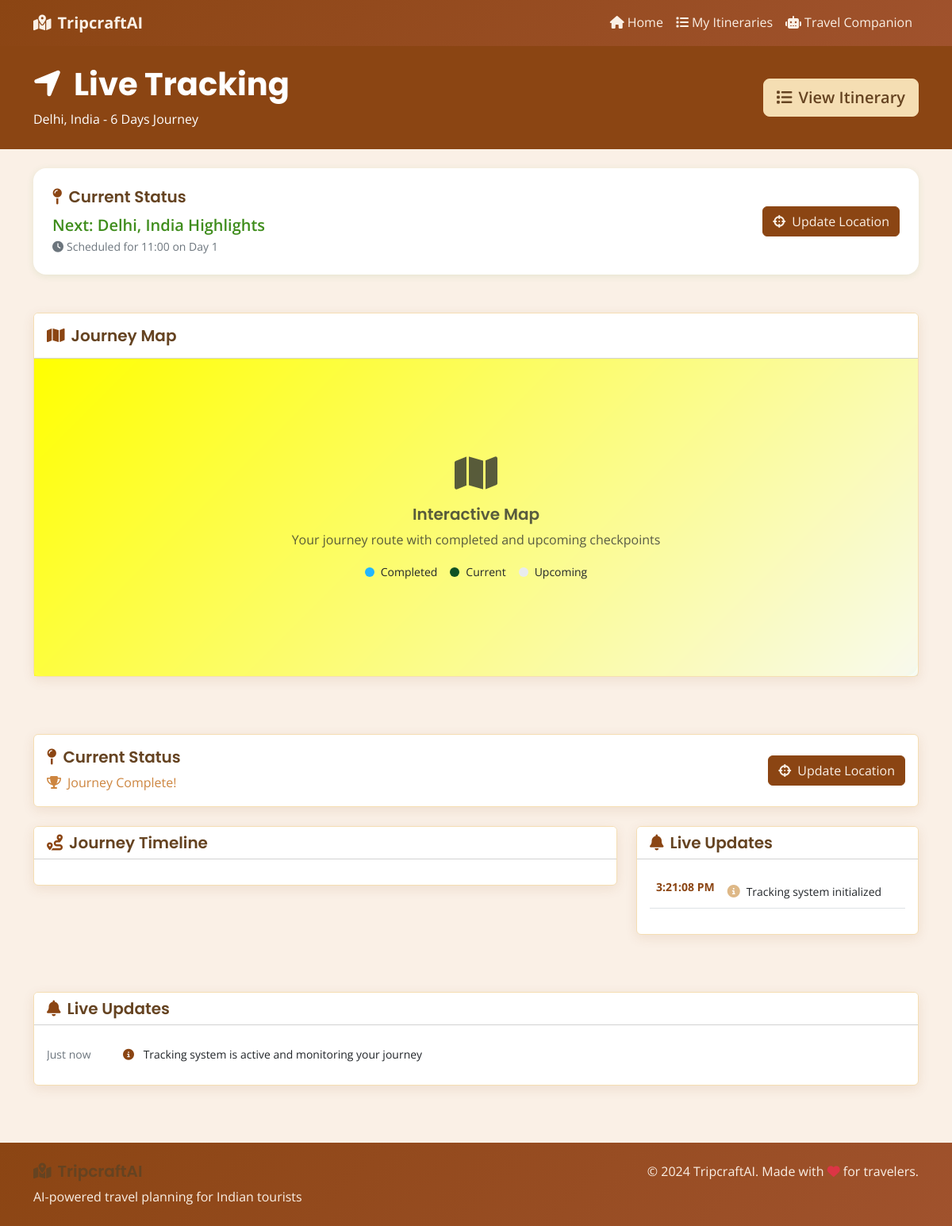
Before: /tracking/4 with the older database file.
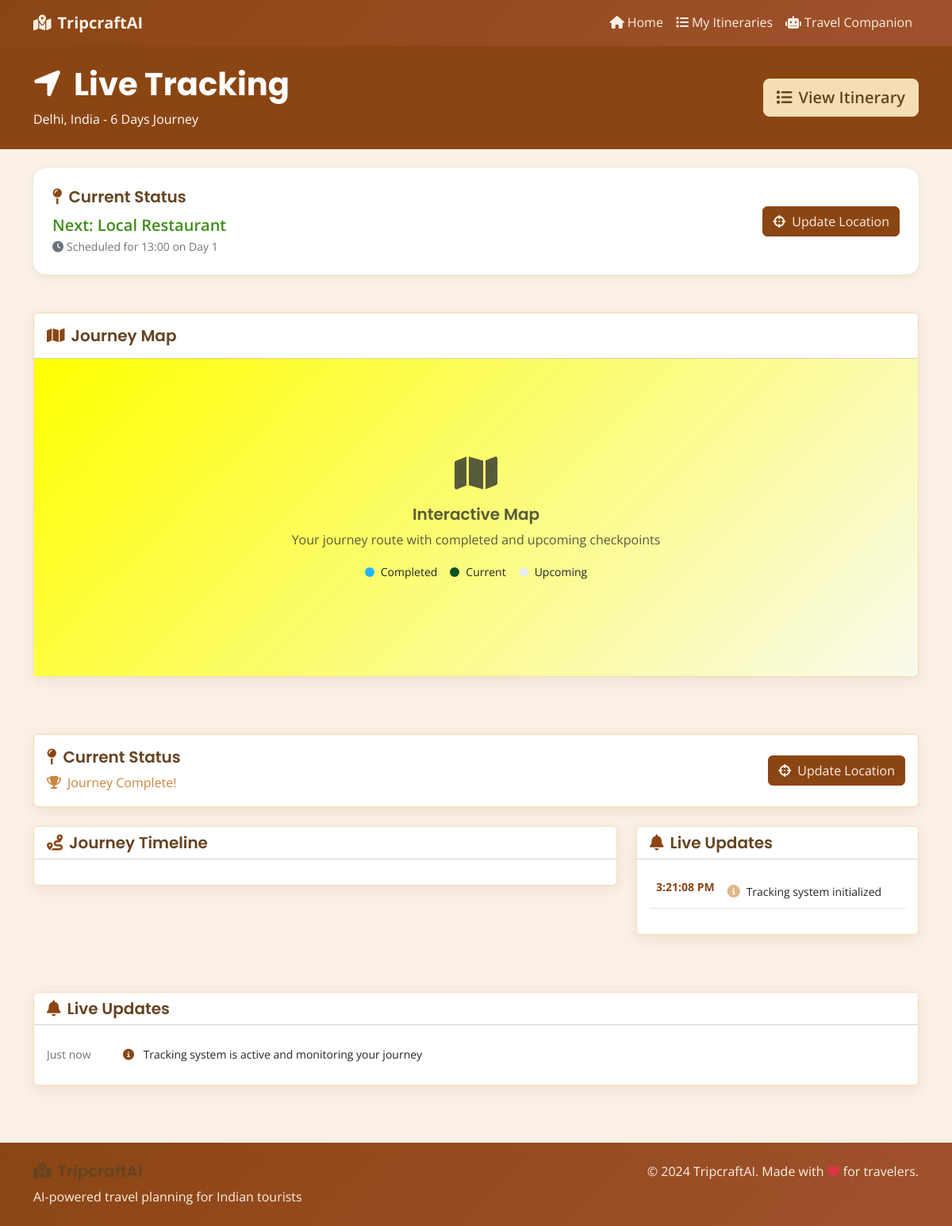
After: the same page with the newer database file.
### models.py (models this page shows, shortened)
class Checkpoint(db.Model):
    id = db.Column(db.Integer, primary_key=True)
    itinerary_id = db.Column(db.Integer, db.ForeignKey('travel_itinerary.id'), nullable=False)
    day = db.Column(db.Integer, nullable=False)
    time = db.Column(db.String(10), nullable=False)  # HH:MM format
    location = db.Column(db.String(200), nullable=False)
    activity = db.Column(db.Text, nullable=False)
    estimated_cost = db.Column(db.Float, default=0.0)
    is_completed = db.Column(db.Boolean, default=False)
    completed_at = db.Column(db.DateTime)
    notes = db.Column(db.Text)

### routes.py (the view)
@app.route('/tracking/<int:itinerary_id>')
def tracking(itinerary_id):
    itinerary = TravelItinerary.query.get_or_404(itinerary_id)
    checkpoints = Checkpoint.query.filter_by(itinerary_id=itinerary_id).order_by(Checkpoint.day, Checkpoint.time).all()
    return render_template('tracking.html',
                         itinerary=itinerary,
                         checkpoints=checkpoints)

### templates/tracking.html (shortened to what the changed rows need)
{% extends "base.html" %}
{% block content %}
<section class="py-4 bg-primary text-white">
    <div class="container">
        <div class="row align-items-center">
            <div class="col-md-8">
                <h1 class="display-6 fw-bold mb-2">
                    <i class="fas fa-location-arrow me-3"></i>Live Tracking
                </h1>
            </div>
        </div>
    </div>
</section>
<section class="py-4 bg-light">
    <div class="container">
        <div class="row">
            <div class="col-12">
                <div class="current-status-card">
                    <div class="row align-items-center">
                        <div class="col-md-6">
                            {% set next_checkpoint = checkpoints|rejectattr('is_completed')|first %}
                            {% if next_checkpoint %}
                            <div class="current-location">
                                <div class="location-name">Next: {{ next_checkpoint.location }}</div>
                                <div class="location-time">
                                    <i class="fas fa-clock me-1"></i>Scheduled for {{ next_checkpoint.time }} on Day {{ next_checkpoint.day }}
                                </div>
                            </div>
                            {% endif %}
                        </div>
                    </div>
                </div>
            </div>
        </div>
    </div>
</section>
{% endblock %}

Changed rows visible on the page:
no longer on this page (row edited): Checkpoint: location "Delhi, India Highlights", time "11:00", day "1"
now on this page (row unchanged): Checkpoint: location "Local Restaurant", time "13:00", day "1"
